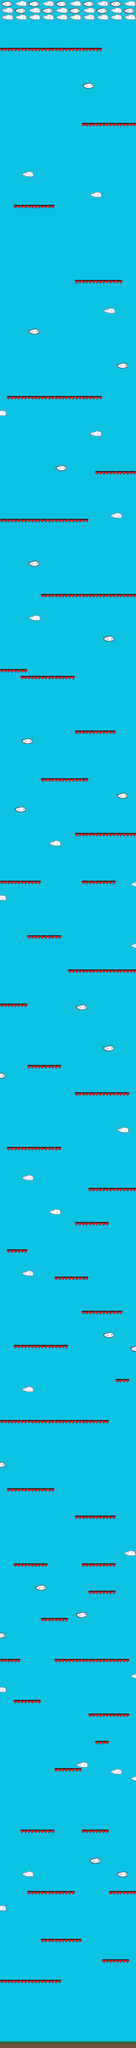

Rendered tile map (Tiled .tmx) drawn with the repository's tilesets; below, a short description and the map source with its tile grids summarised:
An orthogonal 20x300 tile map with 30x30 px tiles, 2 tile layers (bot, spikes).

<map version="1.2" tiledversion="1.3.3" orientation="orthogonal" renderorder="left-up" width="20" height="300" tilewidth="30" tileheight="30" infinite="0" nextlayerid="4" nextobjectid="1">
 <tileset firstgid="1" name="mapTileSet" tilewidth="30" tileheight="30" tilecount="25" columns="5">
  <image source="../level1TileSet.png" width="150" height="150" />
  <tile id="0">
   <properties>
    <property name="collides" type="bool" value="true" />
   </properties>
  </tile>
  <tile id="1">
   <properties>
    <property name="collides" type="bool" value="true" />
   </properties>
  </tile>
  <tile id="5">
   <properties>
    <property name="collides" type="bool" value="true" />
   </properties>
  </tile>
 </tileset>
 <layer id="1" name="bot" width="20" height="300">
  <data>[6000 cells, 6000 non-empty, 2 distinct tile ids]</data>
 </layer>
 <layer id="3" name="spikes" width="20" height="300">
  <data>[6000 cells, 456 non-empty, 5 distinct tile ids]</data>
 </layer>
</map>